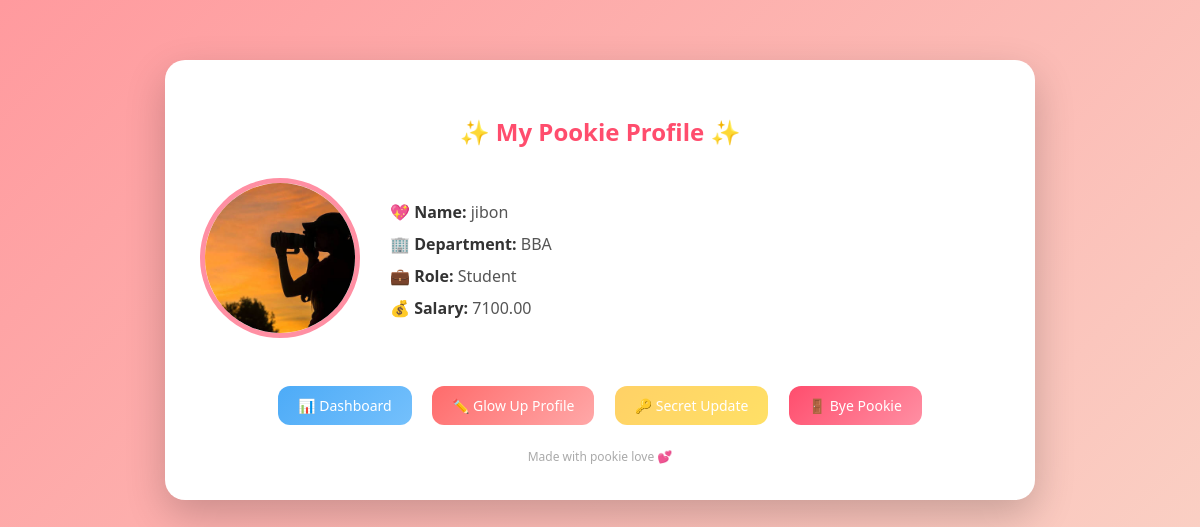
/profile/ (signed in), run on the app's committed database.
### employees/models.py (models this page shows, shortened)
class ProfileModel(models.Model):
    user = models.OneToOneField(
        User,
        on_delete=models.CASCADE,
        related_name='profile'
    )
    department = models.CharField(max_length=100, null=True, blank=True)
    designation = models.CharField(max_length=100, null=True, blank=True)
    salary = models.DecimalField(max_digits=10, decimal_places=2, null=True, blank=True)
    photo = models.ImageField(upload_to='profile_photos/', null=True, blank=True)

### employees/views.py (the view)
# urls.py: path('profile/', profile_view, name='profile'),
@login_required
def profile_view(request):
    profile, created = ProfileModel.objects.get_or_create(user=request.user)
    return render(request, 'myapp/Auth/profile.html', {'profile': profile})

### employees/templates/myapp/Auth/profile.html (shortened to what this page needs)
<!DOCTYPE html>
<html lang="en">
<head>
</head>
<body>
<div class="container">
    <h2>✨ My Pookie Profile ✨</h2>
    <div class="profile-card">
        <div class="profile-img">
            {% if profile.photo %}
                <img src="{{ profile.photo.url }}" alt="Profile Photo">
            {% else %}
                <img src="https://via.placeholder.com/150" alt="No Image">
            {% endif %}
        </div>
        <div class="profile-info">
            <p><span class="label">💖 Name:</span> {{ profile.user.username }}</p>
            <p><span class="label">🏢 Department:</span> {{ profile.department }}</p>
            <p><span class="label">💼 Role:</span> {{ profile.designation }}</p>
            <p><span class="label">💰 Salary:</span> {{ profile.salary }}</p>
        </div>
    </div>
    <div class="actions">
        <a href="{% url 'dashboard' %}" class="dashboard">📊 Dashboard</a>
        <a href="/edit-profile/" class="edit">✏️ Glow Up Profile</a>
        <a href="/change-password/" class="password">🔑 Secret Update</a>
        <a href="/logout/" class="logout">🚪 Bye Pookie</a>
    </div>
    <div class="footer-note">Made with pookie love 💕</div>
</div>
</body>
</html>

### employees/templates/myapp/Auth/profile.html (style rules this page uses)
body { margin: 0; font-family: 'Segoe UI', sans-serif; background: linear-gradient(135deg, #ff9a9e, #fad0c4); }
.container { max-width: 800px; margin: 60px auto; background: #fff; border-radius: 20px; padding: 35px; box-shadow: 0 15px 40px rgba(0,0,0,0.2); animation: fadeIn 0.6s ease; }
h2 { text-align: center; margin-bottom: 30px; color: #ff4d6d; }
.profile-card { display: flex; gap: 30px; align-items: center; }
.profile-img { text-align: center; }
.profile-img img { width: 150px; height: 150px; border-radius: 50%; object-fit: cover; border: 5px solid #ff8fa3; transition: 0.3s; }
.profile-info { flex: 1; }
.profile-info p { font-size: 16px; margin: 10px 0; color: #555; }
.label { font-weight: bold; color: #333; }
.actions { margin-top: 35px; text-align: center; }
.actions a { display: inline-block; margin: 8px; padding: 10px 20px; border-radius: 12px; text-decoration: none; color: white; font-size: 14px; transition: 0.3s; }
.dashboard { background: linear-gradient(135deg, #4dabf7, #74c0fc); }
.edit { background: linear-gradient(135deg, #ff6b6b, #ffa8a8); }
.password { background: linear-gradient(135deg, #ffd166, #ffe066); color: #000; }
.logout { background: linear-gradient(135deg, #ff4d6d, #ff8fa3); }
.footer-note { text-align: center; font-size: 12px; color: #aaa; margin-top: 15px; }

### data on the page
ProfileModel: photo (picture), user.username "jibon", department "BBA", designation "Student", salary "7100.00"
